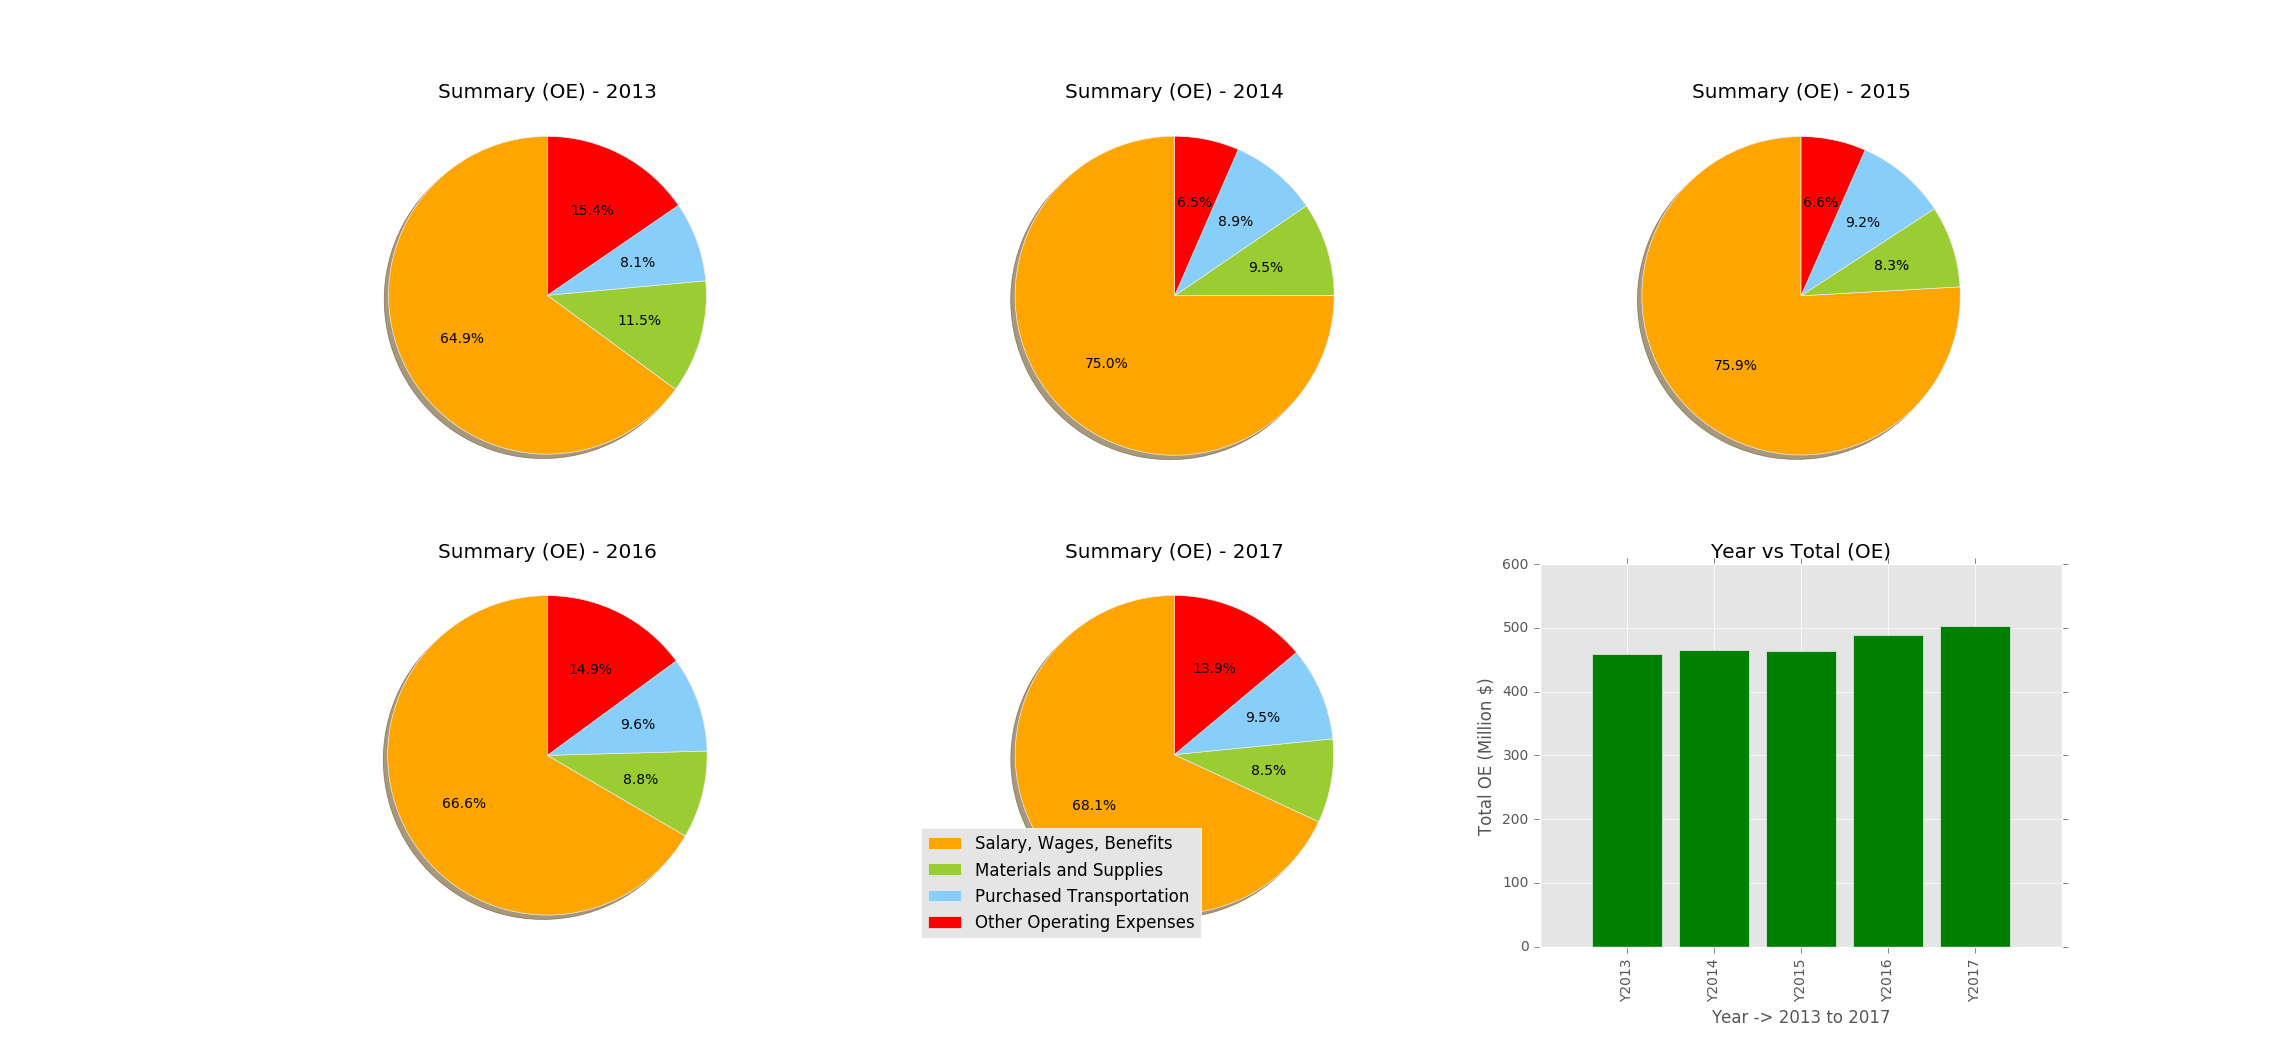

This chart was generated by the following Python code:
#Visualization - Pie Chart
#DART (Dallas Area Rapid Transit) 
#Summary of Operating Expenses (2013-2017)

import matplotlib.pyplot as plt
plt.style.use('ggplot')
import numpy as np

labels = ["Salary, Wages, Benefits", "Materials and Supplies", "Purchased Transportation", "Other Operating Expenses"]
slice_colors = ["orange", "yellowgreen", "lightskyblue", "red"]
values_2013 = [298624115, 53017289, 37347278, 70941046]
values_2014 = [349304690, 44250972, 41572484, 30418733]
values_2015 = [352294008, 38574651, 42705615, 30615583]
values_2016 = [326096263, 43307151, 47175978, 73147290]
values_2017 = [342666956, 42810386, 47871991, 70034979]

plt.subplot(2,3,1)
plt.title("Summary (OE) - 2013")
plt.pie(values_2013, colors=slice_colors, shadow=True, autopct="%1.1f%%", startangle=90)
plt.axis("equal")

plt.subplot(2,3,2)
plt.title("Summary (OE) - 2014")
plt.pie(values_2014, colors=slice_colors, shadow=True, autopct="%1.1f%%", startangle=90)
plt.axis("equal")

plt.subplot(2,3,3)
plt.title("Summary (OE) - 2015")
plt.pie(values_2015, colors=slice_colors, shadow=True, autopct="%1.1f%%", startangle=90)
plt.axis("equal")

plt.subplot(2,3,4)
plt.title("Summary (OE) - 2016")
plt.pie(values_2016, colors=slice_colors, shadow=True, autopct="%1.1f%%", startangle=90)
plt.axis("equal")

plt.subplot(2,3,5)
plt.title("Summary (OE) - 2017")
plt.pie(values_2017, colors=slice_colors, shadow=True, autopct="%1.1f%%", startangle=90)
plt.legend(labels, loc="best")
plt.axis("equal")

plt.subplot(2,3,6)
year = ["Y2013", "Y2014", "Y2015", "Y2016", "Y2017"]
xaxis = np.arange(len(year))
yaxis = [459, 465, 464, 489, 503]
#yaxis = [459929728,  465546879, 464189857, 489726682, 503384312]
plt.bar(xaxis, yaxis, align="center", color="green")
plt.xticks(xaxis, year)
plt.xticks(rotation=90)
plt.title("Year vs Total (OE)")
plt.xlabel("Year -> 2013 to 2017")
plt.ylabel("Total OE (Million $)")
 
plt.show()

#References:
#https://www.transit.dot.gov/
#https://www.dart.org/about/dartfacts.asp
